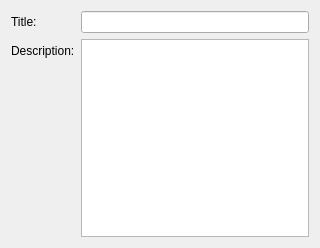
<?xml version="1.0" encoding="UTF-8"?>
<ui version="4.0">
 <class>ImageDetailsWidget</class>
 <widget class="QWidget" name="ImageDetailsWidget">
  <property name="geometry">
   <rect>
    <x>0</x>
    <y>0</y>
    <width>320</width>
    <height>248</height>
   </rect>
  </property>
  <property name="minimumSize">
   <size>
    <width>320</width>
    <height>0</height>
   </size>
  </property>
  <property name="windowTitle">
   <string>Form</string>
  </property>
  <layout class="QVBoxLayout" name="verticalLayout">
   <item>
    <layout class="QFormLayout" name="formLayout">
     <item row="0" column="0">
      <widget class="QLabel" name="titleLabel">
       <property name="text">
        <string>Title:</string>
       </property>
      </widget>
     </item>
     <item row="0" column="1">
      <widget class="QLineEdit" name="titleLineEdit"/>
     </item>
     <item row="1" column="0">
      <widget class="QLabel" name="descriptionLabel">
       <property name="text">
        <string>Description:</string>
       </property>
      </widget>
     </item>
     <item row="1" column="1">
      <widget class="QTextEditDefaultText" name="descriptionTextEdit"/>
     </item>
    </layout>
   </item>
  </layout>
 </widget>
 <customwidgets>
  <customwidget>
   <class>QTextEditDefaultText</class>
   <extends>QTextEdit</extends>
   <header>QTextEditDefaultText.h</header>
  </customwidget>
 </customwidgets>
 <resources/>
 <connections/>
</ui>
